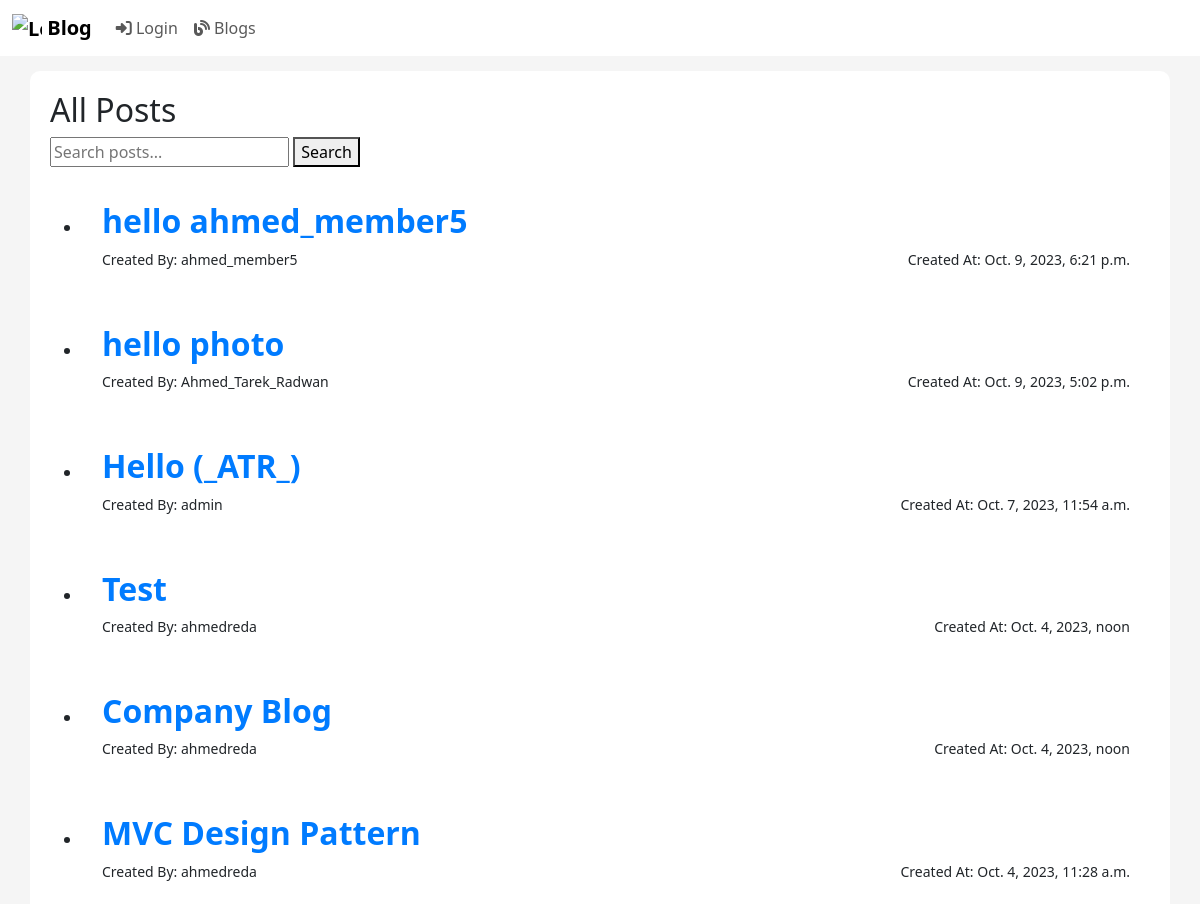
Before: /publish/ (upper part) with the older database file.
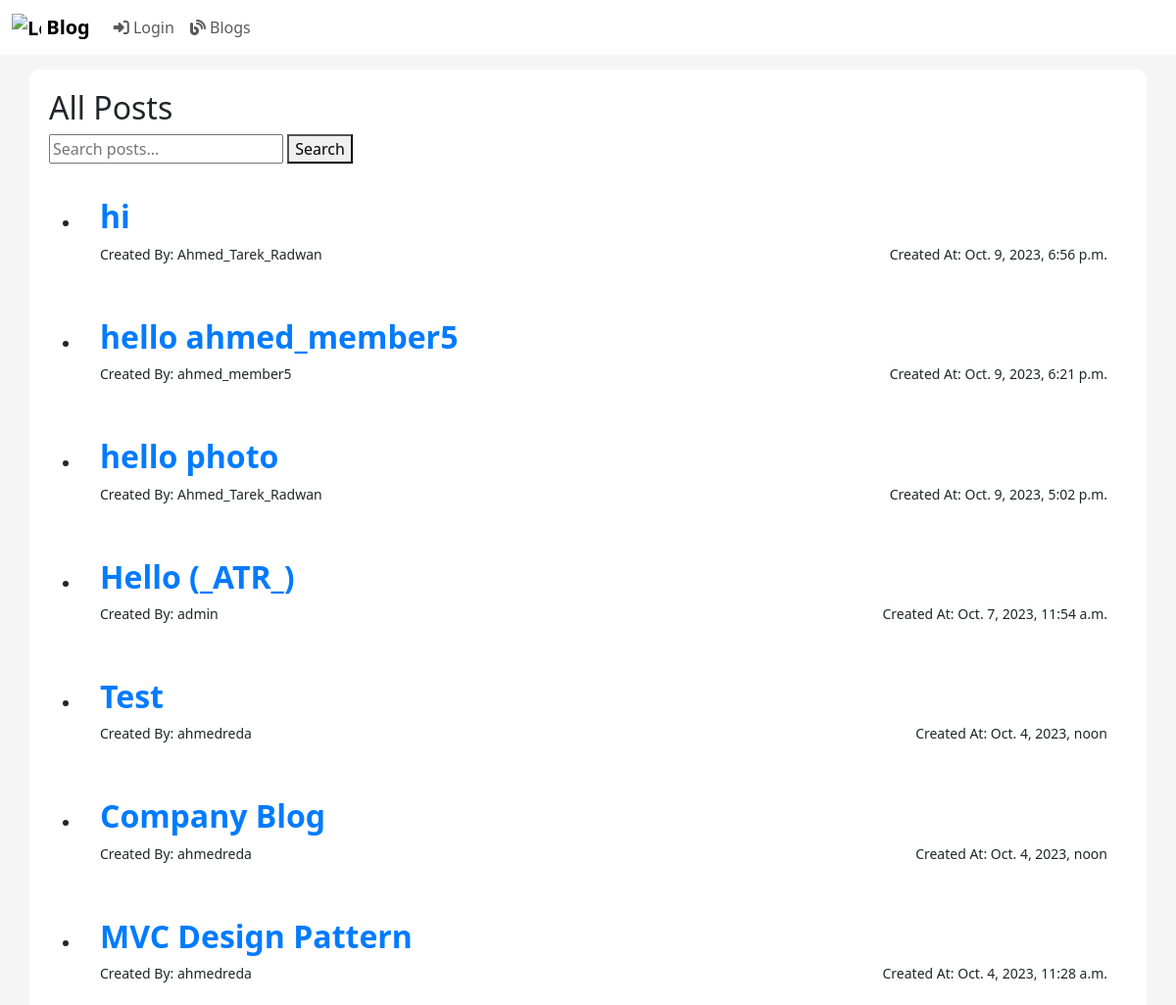
After: the same page with the newer database file.
### myApp/models.py (models this page shows, shortened)
class Blog(models.Model):
  ID = models.BigAutoField(auto_created = True, primary_key=True, verbose_name="ID")
  title = models.CharField(max_length=200)
  content = models.TextField()
  author = models.ForeignKey(User, on_delete=models.CASCADE, blank=False)
  created_at = models.DateTimeField(auto_now_add=True, blank=True)
  updated_at = models.DateTimeField(auto_now=True)
  is_draft = models.BooleanField(default=True)
  publish_status = models.CharField(max_length=10, choices=[('draft', 'Draft'), ('published', 'Published')], default='draft')
  tags = models.ManyToManyField(Tag,related_name="tag_posts")
  categories = models.ManyToManyField(Category)
  company = models.ForeignKey(Company, on_delete=models.SET_NULL, blank=True, null=True)

### myApp/views.py (the view)
# urls.py: path('publish/', views.publish_blog_post, name='publish_blog_post'),
def publish_blog_post(request):
    query = request.GET.get('q')
    posts = Blog.objects.filter(publish_status='published').order_by('-created_at')
    if query:
        posts = posts.filter(title__icontains=query)  # You can add more filters if needed
    return render(request, 'Blog/publish.html', {'posts': posts, 'query': query})

### myApp/templates/Blog/publish.html (shortened to what this page needs)
<!DOCTYPE html>
<html lang="en">
	{% load static %} {% load crispy_forms_tags %}
	<head>
		<link href="{% static 'css/bootstrap.css' %}" rel="stylesheet" />
		<link href="{% static 'css/home.css' %}" rel="stylesheet" />
	</head>
	<body>
{% include "Blog/blogNavBar.html" %}
<div class="container">
    <h2 class="page-title">All Posts</h2>
    <form method="get" class="search-form">
        <input type="text" name="q" placeholder="Search posts..." {% if query %}value="{{ query }}"{% endif %}>
        <button type="submit">Search</button>
    </form>
    <ul class="post-list">
        {% for post in posts %}
        <li class="container-sm container">
            <h2><a href="{% url "blogPage" id=post.ID %}">{{ post.title }}</a></h2>
            <div class="little">
                <div>Created By: {{ post.author.username }}</div>
                <div>Created At: {{ post.created_at }}</div>
            </div>
        </li>
        {% endfor %}
    </ul>
</div>
    </body>
</html>

Changed rows visible on the page:
added Blog: title "hi", author.username "Ahmed_Tarek_Radwan", created_at "Oct. 9, 2023, 6:56 p.m."
